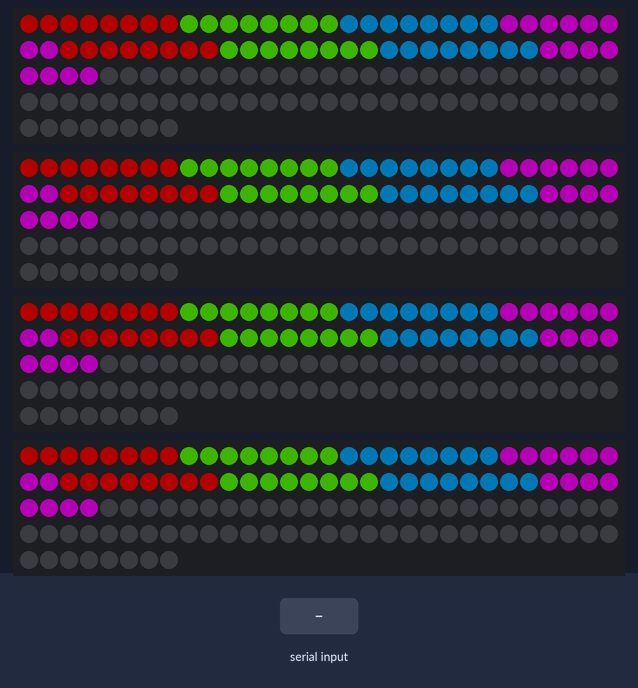
The sketch below on a simulated Arduino Uno, built with avr-gcc and run on an emulated ATmega328P. On the bench: 4 × 128 RGB LEDs in strip order, left to right, continuing on the next row. Inputs (shaded band) come from the test bench. Dim RGB values are drawn brighter than linear.

Above: at 0.09 s.
At 1.2 s:
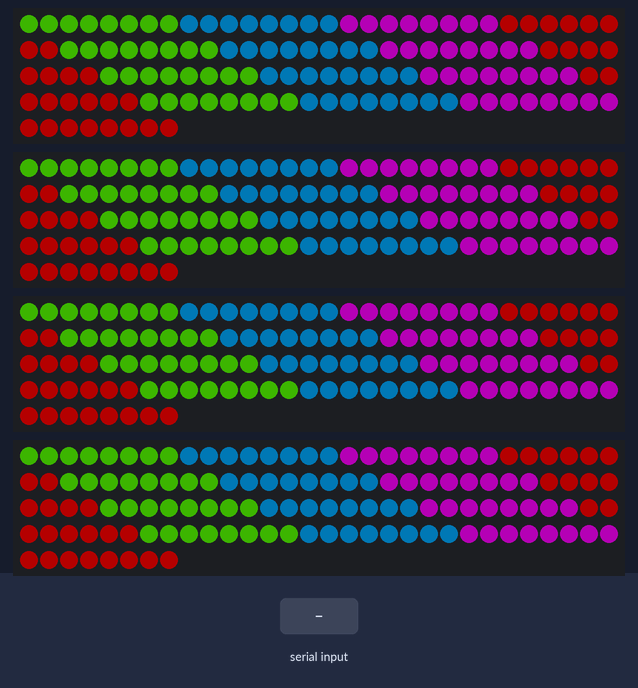
1.3 s: byte 0 (0) received over Serial
2.8 s: "1" received over Serial
At 3.01 s:
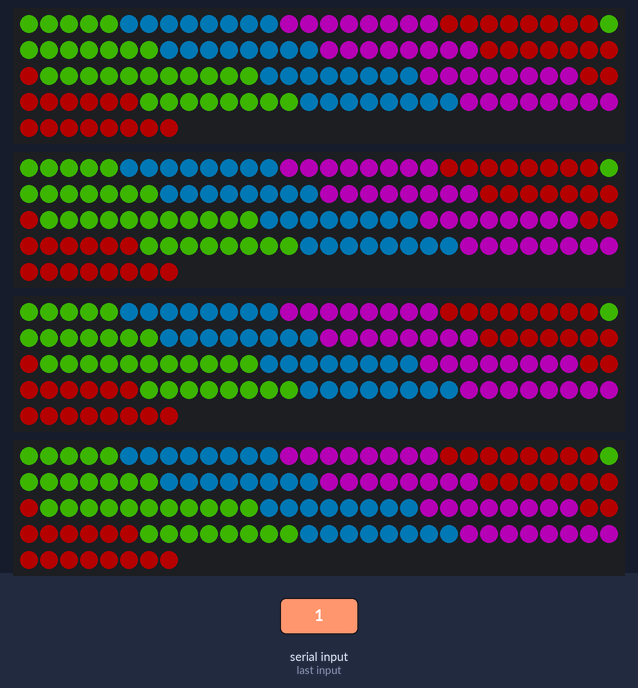
Timing chart, 0 to 5.8 s (numbered marks = the images above; inputs shaded):
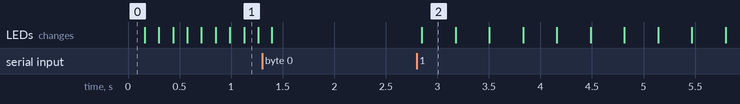

Measured:
- after the input at 2.8 s, the LEDs: change after 0.05 s (image 2)

The sketch:

WagonWheels.ino
```cpp
#include "RpmController.h"
#include "Logger.h"
#include "Constants.h"

RpmController* rpmController;

void setup() {
    Serial.begin(BAUD_RATE);
    Logger::println("Starting", 5000);
    rpmController = new RpmController();
}

void loop() {
    Logger::println("Not crashed", 1000);
    rpmController->UpdateWheels();
}
```

Constants.h
```cpp
#ifndef Constants_h
#define Constants_h

// ---- Debugging ----
#define LOGGER_ENABLED false
#define START_RPM 4

// ---- Serial communication
#define BAUD_RATE 9600
#define SERIAL_BUFFER_SIZE 4
#define READ_BUFFER_CLEAR_TIME_MS 500
#define USE_FLOAT_SERIAL false

// ---- LED/Neopixel parameters ----
#define BRIGHTNESS 50
#define LED_COUNT 128
#define LED_COUNT_RIM 64
#define PIN_FRONT_LEFT 2
#define PIN_FRONT_RIGHT 3
#define PIN_BACK_LEFT 4
#define PIN_BACK_RIGHT 5
#define NUM_SPOKES 8

// ---- RPM Calculations
#define DEFAULT_DELAY_TIME_MS 10
#define TIMEOUT_SECONDS 0
#define MAX_RPM 120

#endif
```

Logger.cpp
```cpp
#include "Logger.h"

void Logger::println(String value) {
    if (LOGGER_ENABLED) {
        Serial.println(value);
    }
}

void Logger::print(String value) {
    if (LOGGER_ENABLED) {
        Serial.print(value);
    }
}
void Logger::println(String value, int delayMs) {
    if (LOGGER_ENABLED) {
        delay(delayMs);
        Serial.println(value);
    }
}

void Logger::print(String value, int delayMs) {
    if (LOGGER_ENABLED) {
        delay(delayMs);
        Serial.print(value);
    }
}
```

Logger.h
```cpp
#ifndef Logger_h
#define Logger_h

#include <Arduino.h>
#include "Constants.h"

class Logger {
	public:
        static void println(String value);
        static void print(String value);
        static void println(String value, int delayMs);
        static void print(String value, int delayMs);
};

#endif
```

RpmController.cpp
```cpp
#include "RpmController.h"
#include <Arduino.h>

RpmController::RpmController() {
    FastLED.addLeds<WS2811, PIN_FRONT_LEFT, RGB>(pixels, LED_COUNT);
    FastLED.addLeds<WS2811, PIN_FRONT_RIGHT, RGB>(pixels, LED_COUNT);
    FastLED.addLeds<WS2811, PIN_BACK_LEFT, RGB>(pixels, LED_COUNT);
    FastLED.addLeds<WS2811, PIN_BACK_RIGHT, RGB>(pixels, LED_COUNT);

    leds = (float) LED_COUNT;
    InitializePixels();

    if (START_RPM > 0) {
        rpm = START_RPM;
        CalculateDelayTime();
    }
}

void RpmController::InitializePixels() {
    // for(int i = 0; i < LED_COUNT; i++) {
    //     if (i < spoke1start + spokeSize && i >= spoke1start) {
    //         pixels[i] = 0x00FF00;
    //     }
    //     else if (i < spoke2start + spokeSize && i >= spoke2start) {
    //         pixels[i] = 0x0000FF;
    //     }
    //     else if (i < spoke3start + spokeSize && i >= spoke3start) {
    //         pixels[i] = 0xFF0000;
    //     }
    //     else if (i < spoke4start + spokeSize && i >= spoke4start) {
    //         pixels[i] = 0x00FFFF;
    //     }
    //     else {
    //         pixels[i] = 0;
    //     }
    // }
    //fill_rainbow(pixels, LED_COUNT_RIM, 0, 5);
    // fill_rainbow(pixels, 128, 0, 5);
    // for(int i = 0; i < 8; i++) {
    //     CRGB randColor = CHSV(random8(),255,255);
    //     for(int j = 0; j < 8; j++) {
    //         pixels[i * 8 + j] = randColor;
    //     }
    // }
    FillSection(0, 0xff0000);
    FillSection(8, 0x55ff00);
    FillSection(16, 0x00aaff);
    FillSection(24, 0xff00ff);
    FillSection(32, 0xff0000);
    FillSection(40, 0x55ff00);
    FillSection(48, 0x00aaff);
    FillSection(56, 0xff00ff);


    fadeToBlackBy(pixels, LED_COUNT_RIM, 192);
    FastLED.show();
}

void RpmController::FillSection(int start, CRGB color) {
    for(int i = start; i < start + 8; i++) {
        pixels[i] = color;
    }
}

void RpmController::SetSpokes() {
    for(uint8_t spokeIdx = 0; spokeIdx < NUM_SPOKES; spokeIdx++) {
        uint8_t referencePixel = spokes[spokeIdx][2];
        CRGB referenceColor = pixels[referencePixel];
        for(uint8_t pixelIdx = spokes[spokeIdx][0]; pixelIdx < spokes[spokeIdx][1]; pixelIdx++) {
            pixels[pixelIdx] = referenceColor;
        }
    }
}

void RpmController::UpdateWheels() {
    uint64_t loopStartTime = micros();
    //CheckForTimeout(loopStartTime);
    CheckForSerialRead();
    AdvanceWheels();
    SetSpokes();
    DelayWithOffset(loopStartTime);
    FastLED.show();
}

void RpmController::AdvanceWheels() {
    if (rpm == 0) {
        return;
    }
    CRGB first = pixels[0];
    for(int i = 0; i < LED_COUNT_RIM - 1; i++) {
        pixels[i] = pixels[i + 1];
    }
    pixels[LED_COUNT_RIM - 1] = first;
}

void RpmController::DelayWithOffset(uint64_t loopStartTime) {
    if (delayTime == 0 || rpm == 0) {
      delay(DEFAULT_DELAY_TIME_MS);
      return;
    }

    uint64_t loopEndTime = micros();

    // Check for edge case, micros 64-bit unsigned int rolled over to zero between start and end
    if (loopEndTime < loopStartTime) {
        delay(delayTime);
        return;
    }

    int timeElapsedMs = (loopEndTime - loopStartTime) / 1000;
    int updatedDelayTime = delayTime - timeElapsedMs;
    if (updatedDelayTime > 0) {
        delay(updatedDelayTime);
    }
}

void RpmController::CheckForSerialRead() {
    if (Serial.available() > 0) {
        last_read_time = micros();

        if (USE_FLOAT_SERIAL) {
            serialReadBuffer.bytes[serialReadIndex++] = Serial.read();
            if (serialReadIndex >= SERIAL_BUFFER_SIZE) {
                serialReadIndex = 0;

                if (serialReadBuffer.rpm >= 0 && serialReadBuffer.rpm <= MAX_RPM) {
                    rpm = serialReadBuffer.rpm;
                    CalculateDelayTime();
                }
            }
        }
        else {
            rpm = (int) Serial.read();
            CalculateDelayTime();
        }
    }
}

void RpmController::CalculateDelayTime() {
    if (rpm == 0) {
        return;
    }

    float revolutionsPerSecond = rpm / 60.0;
    delayTime = 1000 * (1 / (revolutionsPerSecond * leds));
}

void RpmController::CheckForTimeout(uint64_t loopStartTime) {
    if (loopStartTime < last_read_time || (TIMEOUT_SECONDS == 0 && serialReadIndex == 0)) {
        return;
    }

    int msSinceLastUpdate = (loopStartTime - last_read_time) / 1000;

    if (msSinceLastUpdate > READ_BUFFER_CLEAR_TIME_MS && serialReadIndex > 0) {
        serialReadIndex = 0;
        serialReadBuffer.rpm = 0;
    }

    if (TIMEOUT_SECONDS > 0 && msSinceLastUpdate >= TIMEOUT_SECONDS * 1000) {
        rpm = 0;
    }
}
```

RpmController.h
```cpp
#ifndef RpmController_h
#define RpmController_h

#include <stdint.h>
#include "Constants.h"
#include <FastLED.h>

class RpmController {
	public:
		RpmController();
        void UpdateWheels();
	private:
        float leds;
        float rpm = 0;
        int delayTime = 0;
        uint64_t last_read_time = 0;
        uint64_t advance_counter = 0;
        CRGB pixels[LED_COUNT];

        uint8_t serialReadIndex;
        union {
            float rpm;
            uint8_t bytes[4];
        } serialReadBuffer;

        int spokeSize = 8;
        int spoke1start = 0;
        int spoke2start = 16;
        int spoke3start = 32;
        int spoke4start = 48;

        // {spoke_start_index, spoke_end_index, rim_index_reference}
        uint8_t spokes[8][3] {
            {64, 72, 0},
            {72, 80, 8},
            {80, 88, 16},
            {88, 96, 24},
            {96, 104, 32},
            {104, 112, 40},
            {112, 120, 48},
            {120, 128, 56}
        };

        void InitializePixels();
        void CheckForTimeout(uint64_t loopStartTime);
        void AdvanceWheels();
        void CalculateDelayTime();
        void CheckForSerialRead();
        void UpdateRPM();
        void DelayWithOffset(uint64_t loopStartTime);
        void SetSpokes();
        void FillSection(int start, CRGB color);
};

#endif
```
